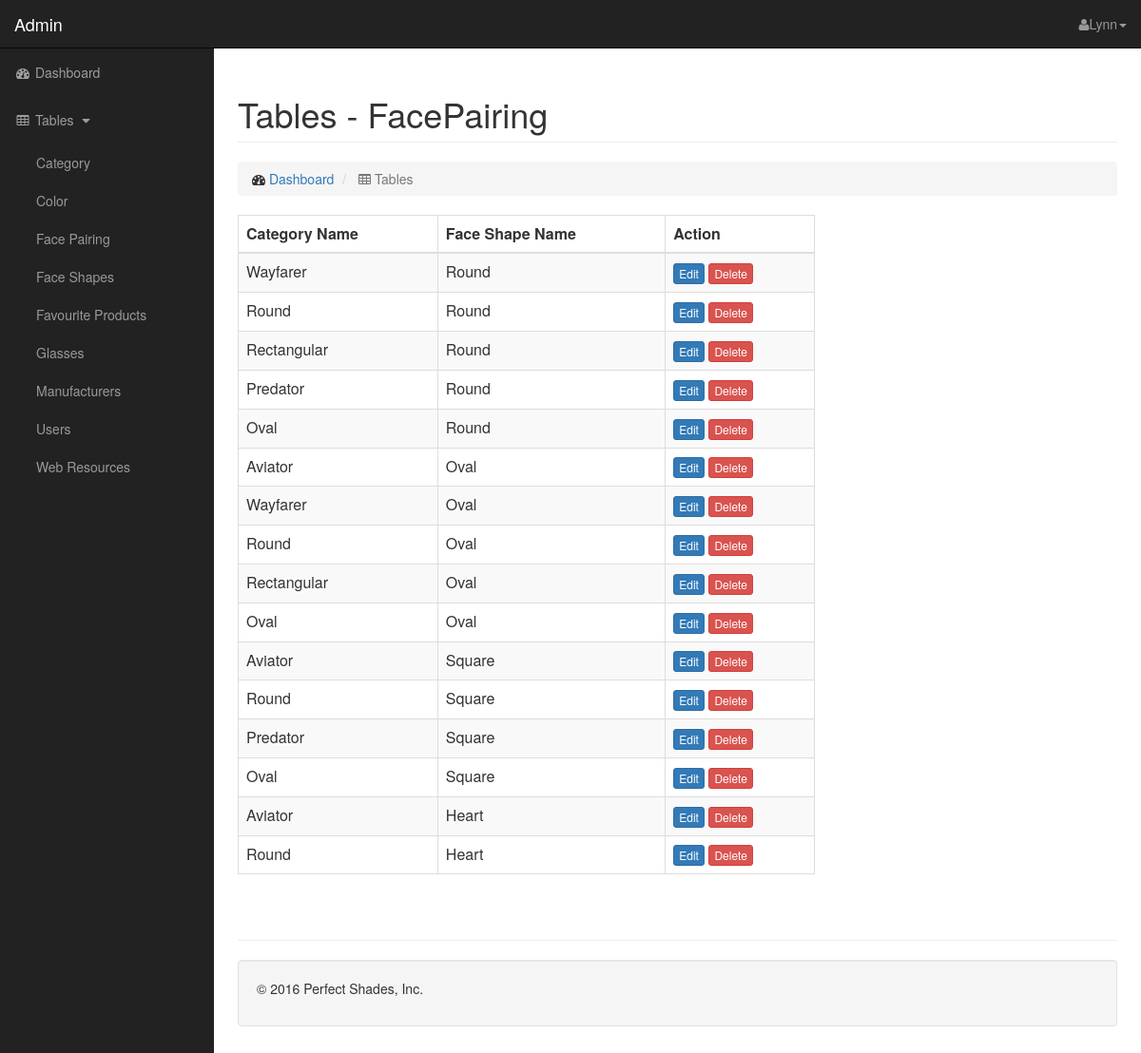
Screenshot of /tables_face_pairing.php with the database file from the repository.
### tables this page shows
CREATE TABLE `face_pairings` (
  `category_id` int(3) NOT NULL,
  `face_shape_id` int(3) NOT NULL DEFAULT '1'
);

CREATE TABLE `categories` (
  `id` int(3) NOT NULL,
  `name` text NOT NULL
);

CREATE TABLE `face_shapes` (
  `id` int(3) NOT NULL,
  `shape` varchar(50) NOT NULL
);

### database.php (called while the page is built, shortened)
<?php
class Database
{
	 private static $dsn = 'mysql:host=localhost;dbname=perfectshades';
     private static $username = 'root';
     private static $password = '';
    private static $db;
    public static function getDB()
    {
        if (!isset(self::$db)) {
            try {
                $db = new PDO(self::$dsn, self::$username, self::$password);
            } catch
            (PDOException $e) {
                $error_message = $e->getMessage();
                header("Location: database_error.html");
                exit();
            }
        }
        return $db;
    }
}
?>

### data_access.php (called while the page is built, shortened)
<?php
include_once "database.php";
class DataAccess
{
    public function getAll($table_name)
    {
        $query = "SELECT * FROM " . $table_name;
        $statement = Database::getDB()->prepare($query);
        $statement->execute();
        $statement->setFetchMode(PDO::FETCH_OBJ);
        $list = $statement->fetchAll();
        return $list;
    }
    public function getSelected($table_name, $constraint)
    {
        $query = "SELECT * FROM " . $table_name;
        $constraint_list = array();
        $c = 1;
        $constraint_str = " WHERE ";
        foreach ($constraint as $x) {
            if($c % 2 != 0)
            {
                $constraint_str .= "(" . $x[0] . " " .  $x[1] . " :" . $x[0] . "_c" . ")";
                $constraint_list[$x[0]] = $x[2];
            }
            else
            {
                $constraint_str .= " ". $x . " ";
            }
            $c++;
        }
        $query = $query . $constraint_str;
        $statement = Database::getDB()->prepare($query);
        foreach($constraint_list as $x => $x_value)
        {
            $statement->bindValue(':' . $x . '_c', $x_value);
        }
        $statement->execute();
        $statement->setFetchMode(PDO::FETCH_OBJ);
        $list = $statement->fetchAll();
        return $list;
    }
}

### business_object_base.php (called while the page is built, shortened)
<?php
include_once "data_access.php";
class BusinessObjectBase extends DataAccess implements iBusinessObject
{
    public function getAllData()
    {
        return parent::getAll($this->getTableName());
    }
    public function getSelectedData($constraint)
    {
        return parent::getSelected($this->getTableName(), $constraint);
    }
}

### face_pairings_bo.php (called while the page is built, shortened)
<?php
include_once "business_object_base.php";
class FacePairingsBO extends BusinessObjectBase
{
    public function getTableName()
    {
        return self::TABLE_NAME;
    }
}

### categories_bo.php (called while the page is built, shortened)
<?php
include_once "business_object_base.php";
class CategoriesBO extends BusinessObjectBase
{
    public function getTableName()
    {
        return self::TABLE_NAME;
    }
}

### face_shapes_bo.php (called while the page is built, shortened)
<?php
include_once "business_object_base.php";
class FaceShapesBO extends BusinessObjectBase
{
    public function getTableName()
    {
        return self::TABLE_NAME;
    }
}

### tables_face_pairing.php (the view, shortened to what this page needs)
<?php
require_once("face_pairings_bo.php");
require_once("face_shapes_bo.php");
require_once("admin_header.php");
require_once("utils.php");
$face_pairings = getAllFacePairings();
function displayFacePairing($face_pairings){
    foreach ($face_pairings as $face_pairing) {
        $face_shape_id=$face_pairing->face_shape_id;
        $category_id=$face_pairing->category_id;
        $category_name=findCategoryById($category_id);
        $face_shape_name=findFaceShapeById($face_shape_id);
        echo "<tr>
                <td>".$category_name."</td>
                <td>".$face_shape_name."</td>
                <td><a href='#editor_face_pairing' class='open-EditFacePairingDialog btn btn-xs btn-primary' data-toggle='modal' data-target='#EditFacePairingModal' role='button'
                data-face-category-id='".$category_id."'
                data-face-shape-id='".$face_shape_id."'
                >Edit</a>
                <a href='tables_processing.php?category_id=".$category_id."
                                              &face_shape_id=".$face_shape_id."
                                              &action=DeleteFacePairing'
                class='btn btn-xs btn-danger'>Delete</a></td>
            </tr>";
    }
};
?>
<!DOCTYPE html>
<html lang="en">
<?php
include("admin_header.php");
?>
<body>
    <div id="wrapper">
        <nav class="navbar navbar-inverse navbar-fixed-top" role="navigation">
            <div class="navbar-header">
                <a class="navbar-brand" href="admin.php">Admin</a>
            </div>
            <ul class="nav navbar-right top-nav">
                <li class="dropdown">
                    <a href="#" class="dropdown-toggle" data-toggle="dropdown"><i class="fa fa-user"></i>Lynn<b class="caret"></b></a>
                </li>
            </ul>
            <div class="collapse navbar-collapse navbar-ex1-collapse">
                <ul class="nav navbar-nav side-nav">
                    <li>
                        <a href="admin.php"><i class="fa fa-fw fa-dashboard"></i> Dashboard</a>
                    </li>
                    <li>
                        <a href="javascript:;" data-toggle="collapse" data-target="#tables">
                            <i class="fa fa-fw fa-table"></i> Tables <i class="fa fa-fw fa-caret-down"></i></a>
                        <ul id="tables">
                        </ul>
                    </li>
                </ul>
            </div>
        </nav>
        <div id="page-wrapper">
            <div class="container-fluid">
                <div class="row">
                    <div class="col-lg-12">
                        <h1 class="page-header">
                            Tables - FacePairing
                        </h1>
                        <ol class="breadcrumb">
                            <li>
                                <i class="fa fa-dashboard"></i>  <a href="admin.php">Dashboard</a>
                            </li>
                            <li class="active">
                                <i class="fa fa-table"></i> Tables
                            </li>
                        </ol>
                    </div>
                </div>
                <div class="row">
                    <div class="col-lg-8">
                        <div class="table-responsive">
                            <table class="table table-bordered table-hover table-striped">
                                <thead>
                                    <tr>
                                        <th>Category Name</th>
                                        <th>Face Shape Name</th>
                                        <th>Action</th>
                                    </tr>
                                </thead>
                                <tbody>
                                    <?php displayFacePairing($face_pairings);?>
                                </tbody>
                            </table>
                        </div>
                    </div>
                </div>
                <div class="page-header">
                </div>
                <div class="well">
                    <p> © 2016 Perfect Shades, Inc.</p>
                </div>
            </div>
        </div>
    </div>
</body>
</html>

### css/admin.css (style rules this page uses)
body { margin-top: 100px; background-color: #222; }
@media (min-width:768px) { body { margin-top: 50px; } }
#wrapper { padding-left: 0; }
#page-wrapper { width: 100%; padding: 0; background-color: #fff; }
@media (min-width:768px) { #wrapper { padding-left: 225px; } }
@media (min-width:768px) { #page-wrapper { padding: 10px; } }
.top-nav { padding: 0 15px; }
.top-nav>li { display: inline-block; float: left; }
.top-nav>li>a { padding-top: 15px; padding-bottom: 15px; line-height: 20px; color: #999; }
@media (min-width:768px) { .side-nav { position: fixed; top: 51px; left: 225px; width: 225px; margin-left: -225px; border: none; border-radius: 0; overflow-y: auto; background-color: #222; bottom: 0; overflow-x: hidden; padding-bottom: 40px; } }
@media (min-width:768px) { .side-nav>li>a { width: 225px; } }
.side-nav>li>ul { padding: 0; }

### rows the page displays
face_pairings: category.name "Wayfarer", face_shape.shape "Round"
face_pairings: category.name "Round", face_shape.shape "Round"
face_pairings: category.name "Rectangular", face_shape.shape "Round"
face_pairings: category.name "Predator", face_shape.shape "Round"
face_pairings: category.name "Oval", face_shape.shape "Round"
face_pairings: category.name "Aviator", face_shape.shape "Oval"
face_pairings: category.name "Wayfarer", face_shape.shape "Oval"
face_pairings: category.name "Round", face_shape.shape "Oval"
face_pairings: category.name "Rectangular", face_shape.shape "Oval"
face_pairings: category.name "Oval", face_shape.shape "Oval"
face_pairings: category.name "Aviator", face_shape.shape "Square"
face_pairings: category.name "Round", face_shape.shape "Square"
face_pairings: category.name "Predator", face_shape.shape "Square"
face_pairings: category.name "Oval", face_shape.shape "Square"
face_pairings: category.name "Aviator", face_shape.shape "Heart"
face_pairings: category.name "Round", face_shape.shape "Heart"

### other values shown
$table["table_name"] "Category"
$table["table_name"] "Color"
$table["table_name"] "Face Pairing"
$table["table_name"] "Face Shapes"
$table["table_name"] "Favourite Products"
$table["table_name"] "Glasses"
$table["table_name"] "Manufacturers"
$table["table_name"] "Users"
$table["table_name"] "Web Resources"
